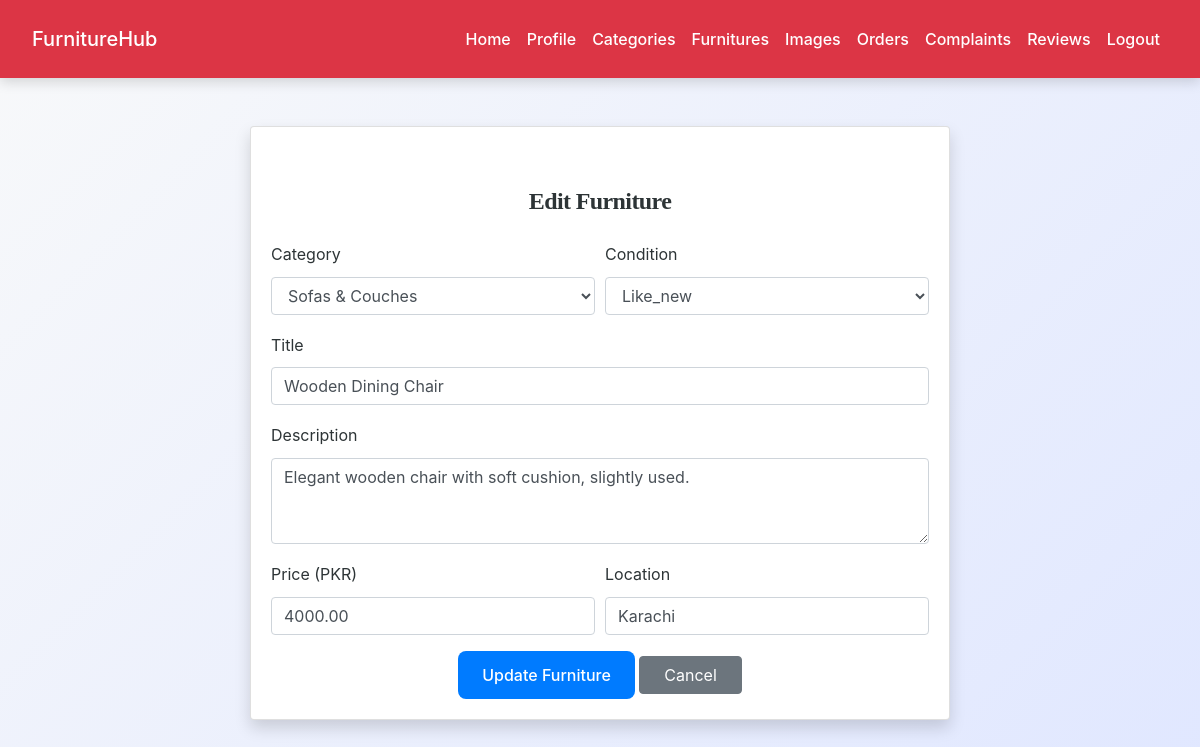
The app's page /seller/edit_furniture.php?id=13 (signed in) with its own data.
### tables this page shows
CREATE TABLE `furniture` (
  `furniture_id` int(11) NOT NULL,
  `id` int(11) NOT NULL,
  `category_id` int(11) NOT NULL,
  `title` varchar(100) NOT NULL,
  `description` text NOT NULL,
  `price` decimal(10,2) NOT NULL,
  `condition` enum('new','like_new','good','fair','poor') NOT NULL,
  `location` varchar(100) DEFAULT NULL,
  `status` enum('available','sold','blocked') DEFAULT 'available',
  `created_at` timestamp NOT NULL DEFAULT current_timestamp(),
  `updated_at` timestamp NOT NULL DEFAULT current_timestamp() ON UPDATE current_timestamp()
);

CREATE TABLE `categories` (
  `category_id` int(11) NOT NULL,
  `category_name` varchar(100) NOT NULL,
  `created_at` timestamp NOT NULL DEFAULT current_timestamp()
);

### seller/edit_furniture.php (the view, shortened to what this page needs)
<?php
include('config.php');
$user_id = $_SESSION["id"];
$furniture_id = intval($_GET['id']);
$sql = "SELECT * FROM furniture WHERE furniture_id=? AND id=?";
$stmt = mysqli_prepare($conn, $sql);
mysqli_stmt_bind_param($stmt, "ii", $furniture_id, $user_id);
mysqli_stmt_execute($stmt);
$result = mysqli_stmt_get_result($stmt);
$furniture = mysqli_fetch_assoc($result);
$categories = mysqli_query($conn, "SELECT * FROM categories ORDER BY category_name ASC");
?>
<!DOCTYPE html>
<html lang="en">
<head>
<link rel="stylesheet" href="https://maxcdn.bootstrapcdn.com/bootstrap/4.5.2/css/bootstrap.min.css">
<link rel="stylesheet" href="../css/style.css">
</head>
<body>
<?php include('navbar.php'); ?>
<div class="container mt-5">
    <div class="card mx-auto shadow" style="max-width: 700px;">
        <div class="card-body">
            <h4 class="text-center mb-4">Edit Furniture</h4>
            <form method="POST">
                <div class="form-row">
                    <div class="form-group col-md-6">
                        <label>Category</label>
                        <select name="category_id" class="form-control" required>
                            <?php while ($row = mysqli_fetch_assoc($categories)): ?>
                                <option value="<?php echo $row['category_id']; ?>"
                                    <?php if ($row['category_id'] == $furniture['category_id']) echo 'selected'; ?>>
                                    <?php echo htmlspecialchars($row['category_name']); ?>
                                </option>
                            <?php endwhile; ?>
                        </select>
                    </div>
                    <div class="form-group col-md-6">
                        <label>Condition</label>
                        <select name="condition" class="form-control" required>
                            <?php
                            $conditions = ['new', 'like_new', 'good', 'fair', 'poor'];
                            foreach ($conditions as $cond) {
                                $sel = ($furniture['condition'] == $cond) ? 'selected' : '';
                                echo "<option value='$cond' $sel>" . ucfirst($cond) . "</option>";
                            }
                            ?>
                        </select>
                    </div>
                </div>
                <div class="form-row">
                    <div class="form-group col-md-12">
                        <label>Title</label>
                        <input type="text" name="title" value="<?php echo htmlspecialchars($furniture['title']); ?>" class="form-control" required>
                    </div>
                </div>
                <div class="form-row">
                    <div class="form-group col-md-12">
                        <label>Description</label>
                        <textarea name="description" class="form-control" rows="3" required><?php echo htmlspecialchars($furniture['description']); ?></textarea>
                    </div>
                </div>
                <div class="form-row">
                    <div class="form-group col-md-6">
                        <label>Price (PKR)</label>
                        <input type="number" step="0.01" name="price" value="<?php echo $furniture['price']; ?>" class="form-control" required>
                    </div>
                    <div class="form-group col-md-6">
                        <label>Location</label>
                        <input type="text" name="location" value="<?php echo htmlspecialchars($furniture['location']); ?>" class="form-control" required>
                    </div>
                </div>
                <div class="text-center">
                    <button type="submit" name="update_furniture" class="btn btn-primary px-4">Update Furniture</button>
                    <a href="view_furniture.php" class="btn btn-secondary px-4">Cancel</a>
                </div>
            </form>
        </div>
    </div>
</div>
</body>
</html>

### css/style.css (style rules this page uses)
:root { --primary: #007bff; --secondary: #6c757d; --success: #28a745; --info: #17a2b8; --warning: #ffc107; --danger: #dc3545; --light: #f8f9fa; --dark: #2d3436; --accent: #ff6f61; --highlight: #6f42c1; --shadow: rgba(0, 0, 0, 0.15); --transition: all 0.3s ease-in-out; }
body { font-family: 'Inter', 'Segoe UI', Tahoma, Geneva, Verdana, sans-serif; background: linear-gradient(135deg, var(--light) 0%, #e0e7ff 100%); color: var(--dark); line-height: 1.8; margin: 0; padding: 0; min-height: 100vh; font-size: 16px; }
h1, h2, h3, h4 { text-align: center; margin: 2.5rem 0; font-family: 'Georgia', 'Times New Roman', serif; color: var(--dark); font-weight: 700; letter-spacing: -0.025em; }
h4 { font-size: 1.5rem; }
.container { max-width: 1200px; margin: 0 auto 3rem; padding: 0 1.5rem; }
.btn-primary { background-color: var(--primary); color: #fff; border: none; border-radius: 8px; padding: 0.75rem 1.5rem; font-size: 1rem; font-weight: 500; cursor: pointer; transition: var(--transition); display: inline-flex; align-items: center; justify-content: center; }
a { color: var(--primary); text-decoration: none; font-weight: 500; transition: var(--transition); }

### records on screen
furniture: category_id "Sofas & Couches", title "Wooden Dining Chair", description "Elegant wooden chair with soft cushion, slightly used.", price "4000.00", location "Karachi"

### other values on screen
form field condition "Like_new"
